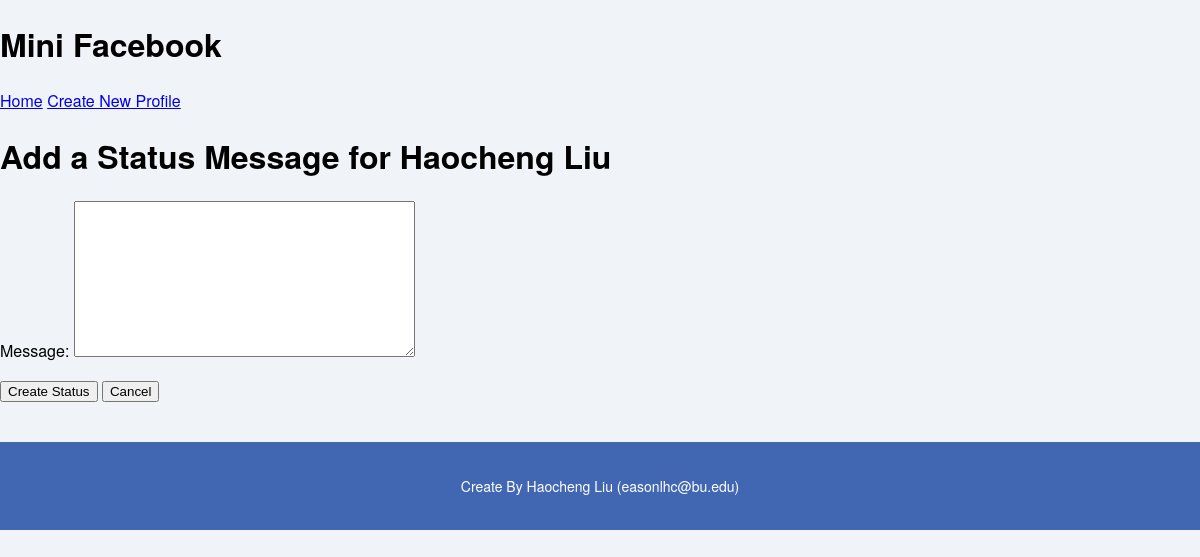
The app's page /mini_fb/profile/3/create_status/, older data.
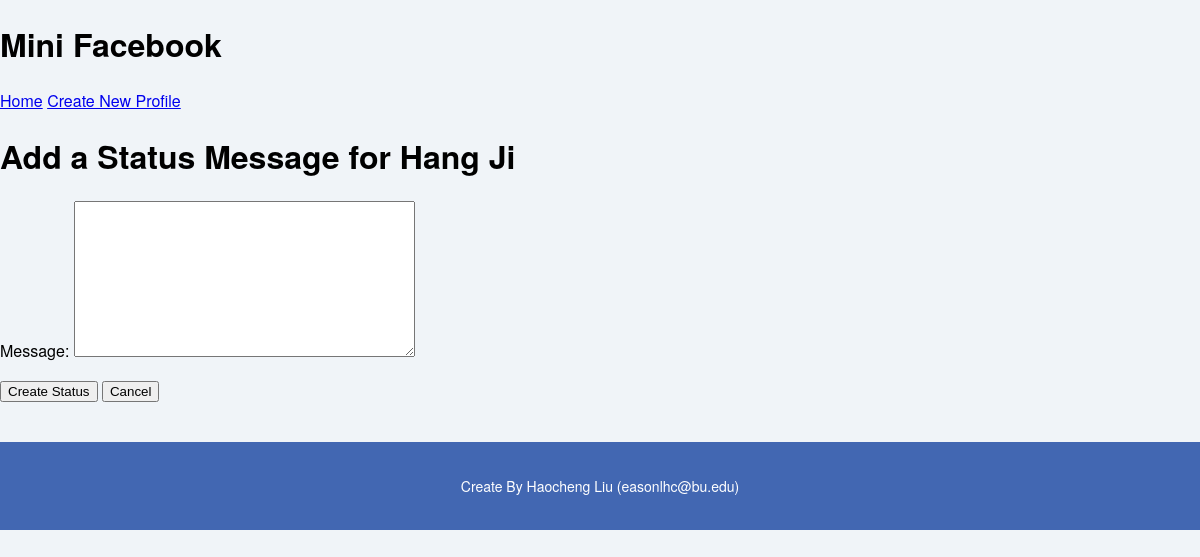
The same page, newer data.
### mini_fb/models.py (models this page shows, shortened)
class Profile(models.Model):
    first_name = models.CharField(max_length=30)
    last_name = models.CharField(max_length=30)
    city = models.CharField(max_length=50)
    email_address = models.EmailField()
    profile_image_url = models.URLField(blank=True)

### mini_fb/views.py (the view, shortened to what this page needs)
# urls.py: path('profile/<int:pk>/create_status/', CreateStatusMessageView.as_view(), name='create_status'),
class CreateStatusMessageView(CreateView):
    form_class = CreateStatusMessageForm
    template_name = 'mini_fb/create_status_form.html'
    def get_context_data(self, **kwargs):
        context = super().get_context_data(**kwargs)
        profile = get_object_or_404(Profile, pk=self.kwargs['pk'])
        context['profile'] = profile
        return context

### mini_fb/forms.py
class CreateStatusMessageForm(forms.ModelForm):
    class Meta:
        model = StatusMessage
        fields = ['message']

### mini_fb/templates/mini_fb/create_status_form.html (shortened to what this page needs)
{% extends 'mini_fb/base.html' %}
{% block content %}
<h1>Add a Status Message for {{ profile.first_name }} {{ profile.last_name }}</h1>
<form method="post">
    {{ form.as_p }}
    <button type="submit">Create Status</button>
    <a href="{% url 'show_profile' profile.pk %}">
        <button type="button">Cancel</button>
    </a>
</form>
{% endblock %}

### mini_fb/templates/mini_fb/base.html (shortened to what this page needs)
{% load static %}
<!DOCTYPE html>
<html lang="en">
<head>
    <link rel="stylesheet" href="{% static 'styles5.css' %}">
</head>
<body>
    <header>
        <h1>Mini Facebook</h1>
        <nav>
            <a href="{% url 'show_all_profiles' %}">Home</a>
            <a href="{% url 'create_profile' %}">Create New Profile</a>
        </nav>
    </header>
    {% block content %}
    {% endblock %}
    <footer>
        <p>Create By Haocheng Liu (easonlhc@bu.edu)</p>
    </footer>
</body>
</html>

### static/styles5.css (style rules this page uses)
body { margin: 0; padding: 0; font-family: 'Helvetica Neue', Arial, sans-serif; background-color: #f0f4f8; }
footer { background-color: #4267B2; color: #fff; text-align: center; padding: 20px; width: 100%; font-size: 14px; margin-top: 40px; box-sizing: border-box; }

Row changes from the older to the newer data that the page shows:
changed Profile: first_name "Haocheng" → "Hang"; last_name "Liu" → "Ji"
